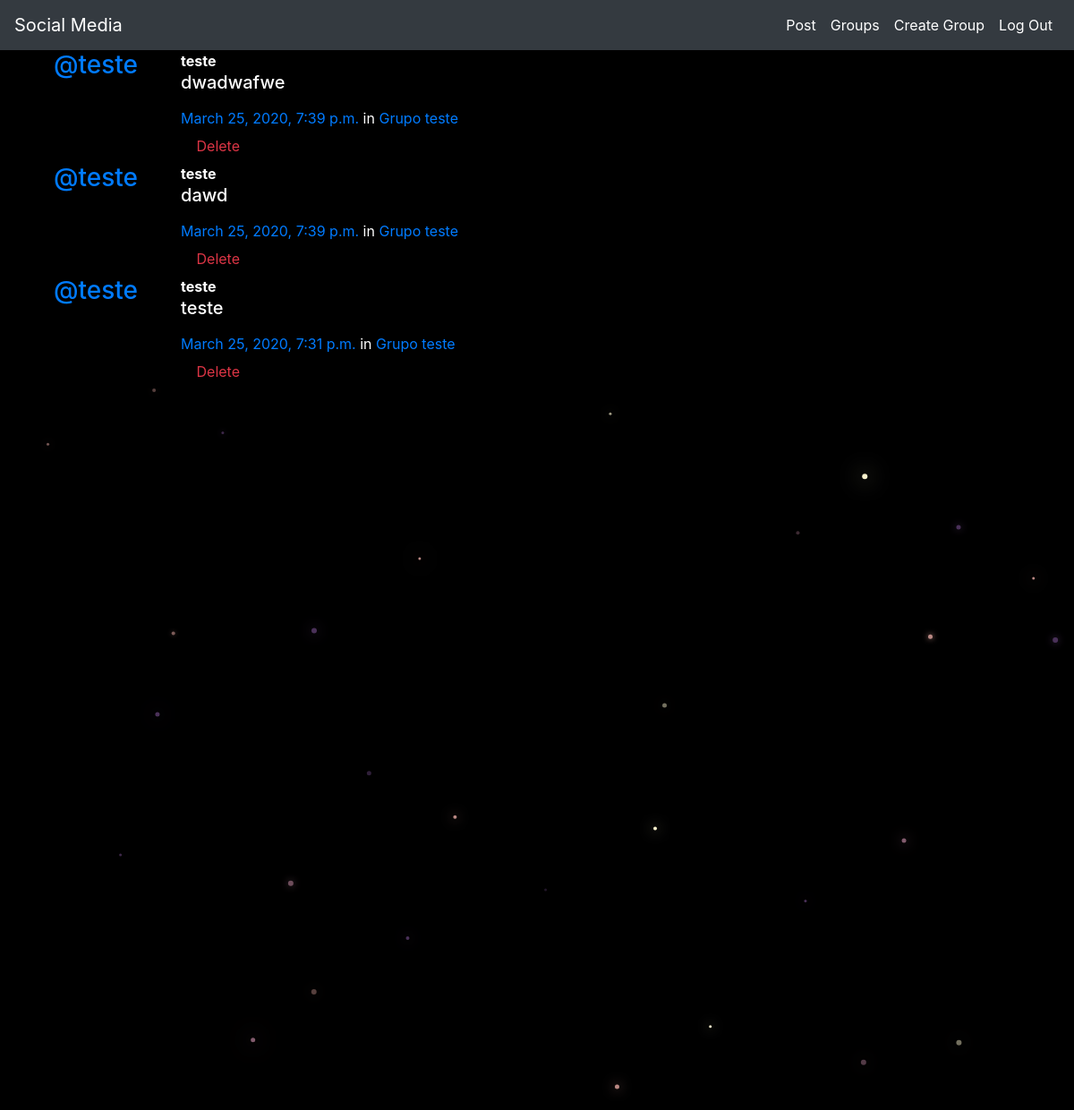
Before: /posts/ (signed in) with the older database file.
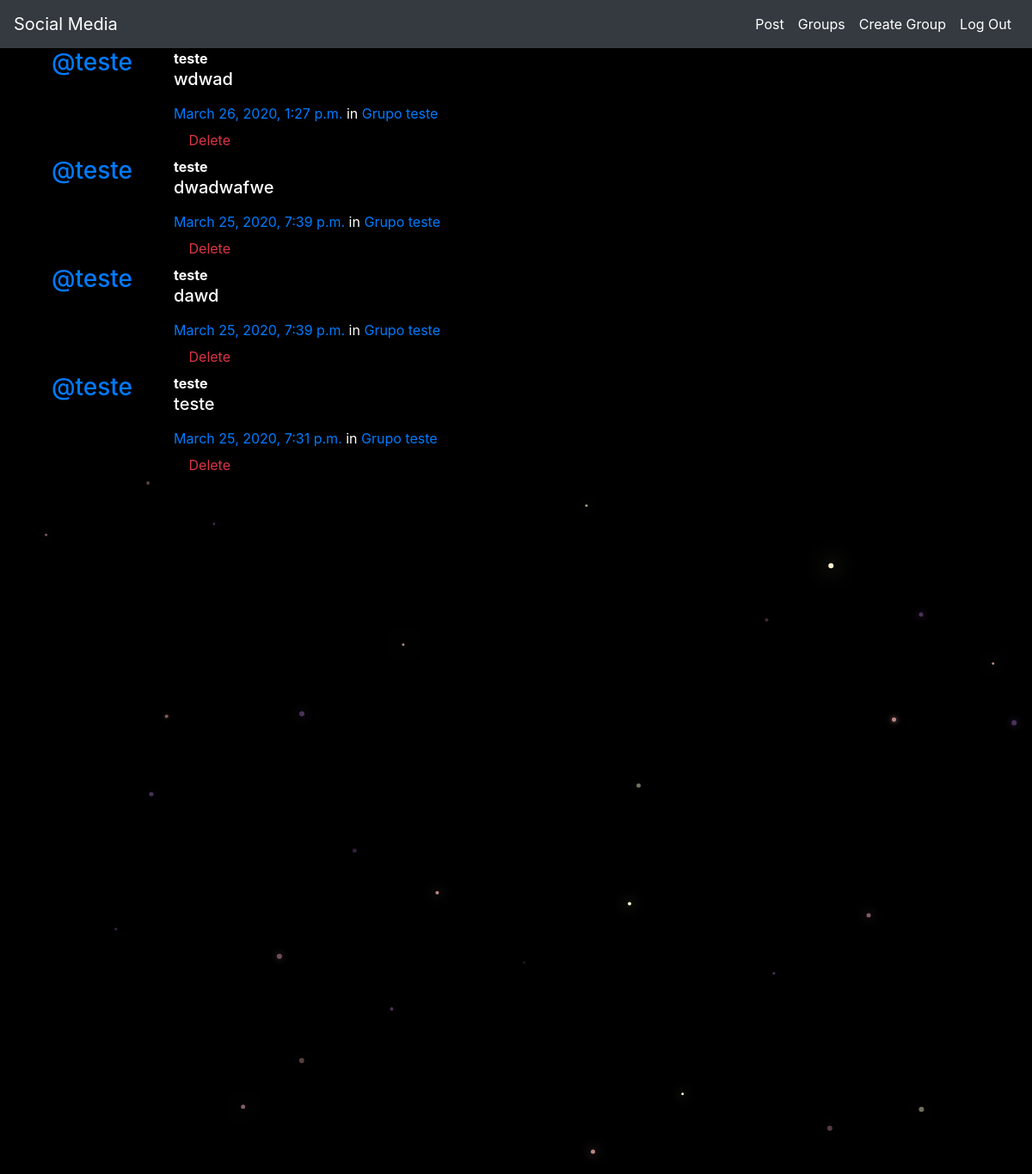
After: the same page with the newer database file.
### posts/models.py (models this page shows, shortened)
class Post(models.Model):
  user = models.ForeignKey(User,related_name='posts',on_delete=models.CASCADE)
  created_at = models.DateTimeField(auto_now=True)
  message = models.TextField()
  message_html = models.TextField(editable=False)
  group = models.ForeignKey(Group,related_name='posts',null=True,blank=True,on_delete=models.CASCADE)
  class Meta:
    ordering = ['-created_at']
    unique_together = ['user','message']

### groups/models.py (models this page shows, shortened)
class Group(models.Model):
  name = models.CharField(max_length=256,unique=True)
  slug = models.SlugField(allow_unicode=True,unique=True)
  description = models.TextField(blank=True,default='')
  description_html = models.TextField(editable=False,default='',blank=True)
  members = models.ManyToManyField(User,through='GroupMember')
  class Meta:
    ordering = ['name']

### posts/views.py (the view)
# urls.py: path('',views.PostList.as_view(),name='all'),
class PostList(SelectRelatedMixin,generic.ListView):
  model = models.Post
  select_related = ('user','group')

### posts/templates/posts/post_list.html (shortened to what this page needs)
{% extends 'posts/post_base.html' %}
{% block post_content %}
<div class="col-md-8">
  {% for post in post_list %}
  {% include 'posts/_post.html' %}
  {% endfor %}
</div>
{% endblock %}

### posts/templates/posts/_post.html (shortened to what this page needs)
<div class="media">
	<h3 class="mr-5"><a href="{% url 'posts:for_user' username=post.user.username %}">@{{ post.user.username }}</a></h3>
	<div class="media-body">
		<strong>{{ post.user.username }}</strong>
		<h5>{{ post.message_html|safe }}</h5>
			<time class="time"><a href="{% url 'posts:single' username=post.user.username pk=post.pk %}">{{ post.created_at }}</a></time>
			{% if post.group %}
			<span class="group-name">in <a href="#">{{ post.group.name }}</a></span>
			{% endif %}
		<div class="media-footer">
			{% if user.is_authenticated and post.user == user and not hide_delete %}
				<a href="{% url 'posts:delete' pk=post.pk %}" title="delete" class="btn btn-simple">
					<span class="text-danger icon-label">Delete</span>
				</a>
			{% endif %}
		</div>
	</div>
</div>

Changed rows visible on the page:
added Post: user.username "teste", message_html "wdwad", created_at "March 26, 2020, 1:27 p.m.", group.name "Grupo teste", shows "Delete"
